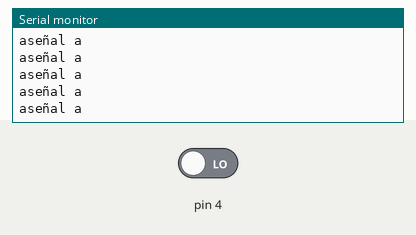
The sketch below on a simulated Arduino Uno, built with avr-gcc and run on an emulated ATmega328P. Shown: the last lines printed to the serial monitor. The inputs (shaded band) are chosen by the test bench; at power-on: pin 4 LOW.

Above: at 1.2 s.
1.3 s: pin 4 driven HIGH
At 2.4 s:
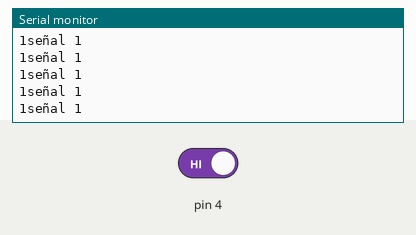
6.2 s: pin 4 driven LOW
At 7.0 s:
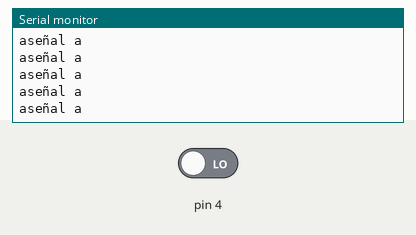
9.2 s: pin 4 driven HIGH
At 9.9 s:
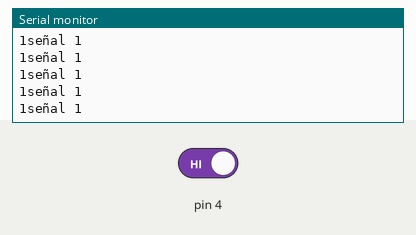
12.2 s: pin 4 driven LOW
At 13.3 s:
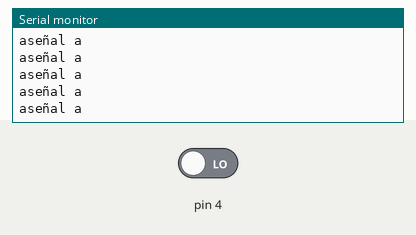
18.2 s: pin 4 driven HIGH
At 19.1 s:
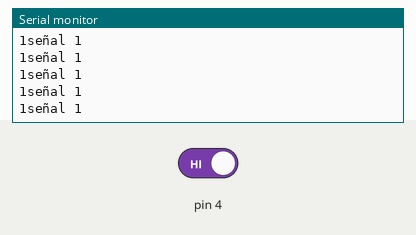

Measured:
- after the input at 1.3 s, the serial monitor: prints a new line after 0.07 s (image 1)
- after the input at 6.2 s, the serial monitor: prints a new line after 0.07 s (image 2)
- after the input at 18.2 s, the serial monitor: prints a new line after 0.07 s (image 5)

The sketch:

bluetooth_MASTER.ino
```cpp
////////////////// Maestro ////////////
int val = 0;
int botonv= 4;
void setup()
{
  Serial.begin(9600);
  pinMode(4, INPUT);
}


void loop()
{
 val=digitalRead(4);
if  ((val == HIGH)){
     Serial.write('1');

    Serial.println("señal 1");
 }
else {
   Serial.write('a');

    Serial.println("señal a");
}
}
```
